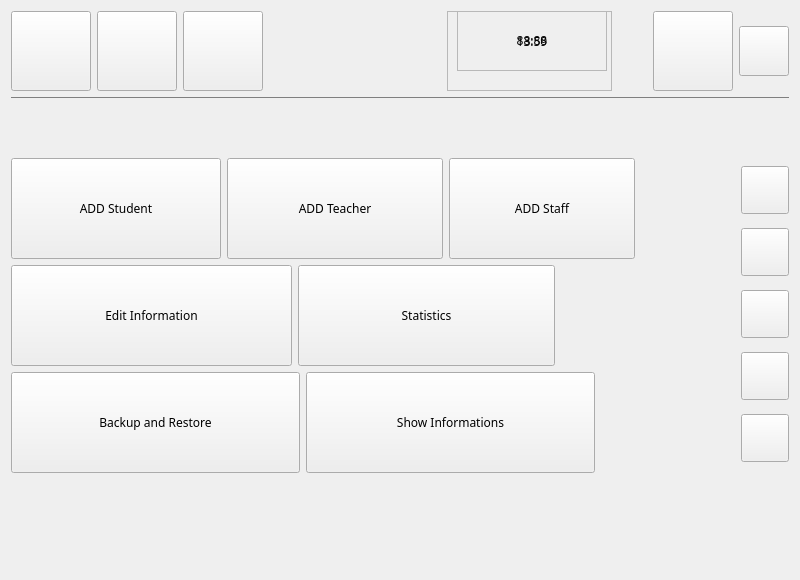
<?xml version="1.0" encoding="UTF-8"?>
<ui version="4.0">
 <class>MainWindow</class>
 <widget class="QMainWindow" name="MainWindow">
  <property name="enabled">
   <bool>true</bool>
  </property>
  <property name="geometry">
   <rect>
    <x>0</x>
    <y>0</y>
    <width>800</width>
    <height>580</height>
   </rect>
  </property>
  <property name="minimumSize">
   <size>
    <width>800</width>
    <height>580</height>
   </size>
  </property>
  <property name="maximumSize">
   <size>
    <width>800</width>
    <height>580</height>
   </size>
  </property>
  <property name="windowTitle">
   <string>$harCat</string>
  </property>
  <property name="windowIcon">
   <iconset>
    <normaloff>:/images/Flat Black Icons/Black/022-black-evil-cat.png</normaloff>:/images/Flat Black Icons/Black/022-black-evil-cat.png</iconset>
  </property>
  <property name="styleSheet">
   <string notr="true"/>
  </property>
  <property name="iconSize">
   <size>
    <width>48</width>
    <height>48</height>
   </size>
  </property>
  <widget class="QWidget" name="centralWidget">
   <layout class="QVBoxLayout" name="verticalLayout_4">
    <item>
     <layout class="QHBoxLayout" name="horizontalLayout">
      <item>
       <widget class="QPushButton" name="pushButton_setting">
        <property name="minimumSize">
         <size>
          <width>80</width>
          <height>80</height>
         </size>
        </property>
        <property name="toolTip">
         <string>Settings</string>
        </property>
        <property name="styleSheet">
         <string notr="true"/>
        </property>
        <property name="text">
         <string/>
        </property>
        <property name="icon">
         <iconset>
          <normaloff>:/images/Flat Black Icons/Light Gray/042-settings-2.png</normaloff>:/images/Flat Black Icons/Light Gray/042-settings-2.png</iconset>
        </property>
        <property name="iconSize">
         <size>
          <width>64</width>
          <height>64</height>
         </size>
        </property>
       </widget>
      </item>
      <item>
       <widget class="QPushButton" name="pushButton_help">
        <property name="minimumSize">
         <size>
          <width>80</width>
          <height>80</height>
         </size>
        </property>
        <property name="toolTip">
         <string>Help</string>
        </property>
        <property name="styleSheet">
         <string notr="true"/>
        </property>
        <property name="text">
         <string/>
        </property>
        <property name="icon">
         <iconset>
          <normaloff>:/images/Flat Black Icons/Light Gray/041-questions-circular-button.png</normaloff>:/images/Flat Black Icons/Light Gray/041-questions-circular-button.png</iconset>
        </property>
        <property name="iconSize">
         <size>
          <width>60</width>
          <height>60</height>
         </size>
        </property>
       </widget>
      </item>
      <item>
       <widget class="QPushButton" name="pushButton_aboutUS">
        <property name="minimumSize">
         <size>
          <width>80</width>
          <height>80</height>
         </size>
        </property>
        <property name="toolTip">
         <string>About Us</string>
        </property>
        <property name="styleSheet">
         <string notr="true"/>
        </property>
        <property name="text">
         <string/>
        </property>
        <property name="icon">
         <iconset>
          <normaloff>:/images/Flat Black Icons/Light Gray/038-tools-and-utensils.png</normaloff>:/images/Flat Black Icons/Light Gray/038-tools-and-utensils.png</iconset>
        </property>
        <property name="iconSize">
         <size>
          <width>60</width>
          <height>60</height>
         </size>
        </property>
       </widget>
      </item>
      <item>
       <spacer name="horizontalSpacer">
        <property name="orientation">
         <enum>Qt::Horizontal</enum>
        </property>
        <property name="sizeType">
         <enum>QSizePolicy::Expanding</enum>
        </property>
        <property name="sizeHint" stdset="0">
         <size>
          <width>40</width>
          <height>20</height>
         </size>
        </property>
       </spacer>
      </item>
      <item>
       <widget class="QFrame" name="frame_Clock">
        <property name="minimumSize">
         <size>
          <width>165</width>
          <height>80</height>
         </size>
        </property>
        <property name="maximumSize">
         <size>
          <width>160</width>
          <height>80</height>
         </size>
        </property>
        <property name="frameShape">
         <enum>QFrame::StyledPanel</enum>
        </property>
        <property name="frameShadow">
         <enum>QFrame::Raised</enum>
        </property>
        <widget class="QLabel" name="label_under_Clock">
         <property name="geometry">
          <rect>
           <x>10</x>
           <y>0</y>
           <width>150</width>
           <height>60</height>
          </rect>
         </property>
         <property name="sizePolicy">
          <sizepolicy hsizetype="Fixed" vsizetype="Fixed">
           <horstretch>0</horstretch>
           <verstretch>0</verstretch>
          </sizepolicy>
         </property>
         <property name="minimumSize">
          <size>
           <width>150</width>
           <height>60</height>
          </size>
         </property>
         <property name="maximumSize">
          <size>
           <width>150</width>
           <height>60</height>
          </size>
         </property>
         <property name="font">
          <font>
           <family>Digital-7 Mono</family>
          </font>
         </property>
         <property name="styleSheet">
          <string notr="true"/>
         </property>
         <property name="frameShape">
          <enum>QFrame::NoFrame</enum>
         </property>
         <property name="text">
          <string>&lt;html&gt;&lt;head/&gt;&lt;body&gt;&lt;p&gt;88:88&lt;/p&gt;&lt;/body&gt;&lt;/html&gt;</string>
         </property>
         <property name="alignment">
          <set>Qt::AlignCenter</set>
         </property>
        </widget>
        <widget class="QLabel" name="label_Clock">
         <property name="geometry">
          <rect>
           <x>10</x>
           <y>0</y>
           <width>150</width>
           <height>60</height>
          </rect>
         </property>
         <property name="sizePolicy">
          <sizepolicy hsizetype="Fixed" vsizetype="Fixed">
           <horstretch>0</horstretch>
           <verstretch>0</verstretch>
          </sizepolicy>
         </property>
         <property name="minimumSize">
          <size>
           <width>150</width>
           <height>60</height>
          </size>
         </property>
         <property name="maximumSize">
          <size>
           <width>150</width>
           <height>60</height>
          </size>
         </property>
         <property name="font">
          <font>
           <family>Digital-7 Mono</family>
          </font>
         </property>
         <property name="styleSheet">
          <string notr="true"/>
         </property>
         <property name="frameShape">
          <enum>QFrame::StyledPanel</enum>
         </property>
         <property name="frameShadow">
          <enum>QFrame::Sunken</enum>
         </property>
         <property name="midLineWidth">
          <number>7</number>
         </property>
         <property name="text">
          <string>13:59</string>
         </property>
         <property name="alignment">
          <set>Qt::AlignCenter</set>
         </property>
        </widget>
        <widget class="QLabel" name="label_Date">
         <property name="geometry">
          <rect>
           <x>20</x>
           <y>60</y>
           <width>135</width>
           <height>21</height>
          </rect>
         </property>
         <property name="minimumSize">
          <size>
           <width>135</width>
           <height>0</height>
          </size>
         </property>
         <property name="maximumSize">
          <size>
           <width>135</width>
           <height>16777215</height>
          </size>
         </property>
         <property name="styleSheet">
          <string notr="true"/>
         </property>
         <property name="text">
          <string/>
         </property>
         <property name="alignment">
          <set>Qt::AlignCenter</set>
         </property>
        </widget>
       </widget>
      </item>
      <item>
       <spacer name="horizontalSpacer_2">
        <property name="orientation">
         <enum>Qt::Horizontal</enum>
        </property>
        <property name="sizeType">
         <enum>QSizePolicy::Fixed</enum>
        </property>
        <property name="sizeHint" stdset="0">
         <size>
          <width>35</width>
          <height>20</height>
         </size>
        </property>
       </spacer>
      </item>
      <item>
       <widget class="QPushButton" name="pushButton_lock">
        <property name="minimumSize">
         <size>
          <width>80</width>
          <height>80</height>
         </size>
        </property>
        <property name="toolTip">
         <string>Lock $harCat</string>
        </property>
        <property name="styleSheet">
         <string notr="true"/>
        </property>
        <property name="text">
         <string/>
        </property>
        <property name="icon">
         <iconset>
          <normaloff>:/images/Flat Black Icons/Light Gray/037-locked.png</normaloff>:/images/Flat Black Icons/Light Gray/037-locked.png</iconset>
        </property>
        <property name="iconSize">
         <size>
          <width>64</width>
          <height>64</height>
         </size>
        </property>
       </widget>
      </item>
      <item>
       <widget class="QPushButton" name="pushButton_exit">
        <property name="minimumSize">
         <size>
          <width>50</width>
          <height>50</height>
         </size>
        </property>
        <property name="maximumSize">
         <size>
          <width>50</width>
          <height>50</height>
         </size>
        </property>
        <property name="toolTip">
         <string>&lt;style&gt;

p
{
font-size:15pt; 
font-style:italic;
color:rgb(200,5,3);
border-radius:5px;
background-color:rgb(25, 25, 25);
border-width :1px;
border-style:solid;
border-color:rgb(235, 235, 235);
font-size : 18;
}

&lt;/style&gt;

&lt;p&gt; Close &lt;/&gt;</string>
        </property>
        <property name="styleSheet">
         <string notr="true"/>
        </property>
        <property name="text">
         <string/>
        </property>
       </widget>
      </item>
     </layout>
    </item>
    <item>
     <widget class="QLabel" name="label">
      <property name="styleSheet">
       <string notr="true">border-top:1px solid rgb(127, 127, 127);</string>
      </property>
      <property name="text">
       <string/>
      </property>
     </widget>
    </item>
    <item>
     <spacer name="verticalSpacer">
      <property name="orientation">
       <enum>Qt::Vertical</enum>
      </property>
      <property name="sizeType">
       <enum>QSizePolicy::Minimum</enum>
      </property>
      <property name="sizeHint" stdset="0">
       <size>
        <width>20</width>
        <height>40</height>
       </size>
      </property>
     </spacer>
    </item>
    <item>
     <layout class="QHBoxLayout" name="horizontalLayout_8">
      <item>
       <layout class="QVBoxLayout" name="verticalLayout_3">
        <item>
         <layout class="QHBoxLayout" name="horizontalLayout_5">
          <item>
           <widget class="QPushButton" name="pushButton_AddStudent">
            <property name="minimumSize">
             <size>
              <width>210</width>
              <height>101</height>
             </size>
            </property>
            <property name="font">
             <font>
              <family>AgencyFB</family>
             </font>
            </property>
            <property name="toolTip">
             <string>&lt;html&gt;&lt;head/&gt;&lt;body&gt;&lt;p&gt;Add Student&lt;/p&gt;&lt;p&gt;&lt;span style=&quot; font-family:'Helvetica CE 35 Thin'; font-size:14px;&quot;&gt;Add a New Student to &lt;br/&gt;Database&lt;/span&gt;&lt;/p&gt;&lt;/body&gt;&lt;/html&gt;</string>
            </property>
            <property name="styleSheet">
             <string notr="true"/>
            </property>
            <property name="text">
             <string>ADD Student</string>
            </property>
            <property name="icon">
             <iconset>
              <normaloff>:/images/Flat Black Icons/Light Gray/033-student.png</normaloff>:/images/Flat Black Icons/Light Gray/033-student.png</iconset>
            </property>
            <property name="iconSize">
             <size>
              <width>64</width>
              <height>64</height>
             </size>
            </property>
           </widget>
          </item>
          <item>
           <widget class="QPushButton" name="pushButton_AddTeacher">
            <property name="minimumSize">
             <size>
              <width>216</width>
              <height>101</height>
             </size>
            </property>
            <property name="font">
             <font>
              <family>AgencyFB</family>
             </font>
            </property>
            <property name="toolTip">
             <string>&lt;html&gt;&lt;head/&gt;&lt;body&gt;&lt;p&gt;Add Teacher&lt;/p&gt;&lt;p&gt;&lt;span style=&quot; font-family:'Helvetica CE 35 Thin'; font-size:14px;&quot;&gt;Add a New Teacher To&lt;br&gt; Database&lt;/span&gt;&lt;/p&gt;&lt;/body&gt;&lt;/html&gt;</string>
            </property>
            <property name="styleSheet">
             <string notr="true"/>
            </property>
            <property name="text">
             <string>ADD Teacher</string>
            </property>
            <property name="icon">
             <iconset>
              <normaloff>:/images/Flat Black Icons/Light Gray/031-professor.png</normaloff>:/images/Flat Black Icons/Light Gray/031-professor.png</iconset>
            </property>
            <property name="iconSize">
             <size>
              <width>64</width>
              <height>64</height>
             </size>
            </property>
           </widget>
          </item>
          <item>
           <widget class="QPushButton" name="pushButton_AddStaff">
            <property name="minimumSize">
             <size>
              <width>186</width>
              <height>101</height>
             </size>
            </property>
            <property name="font">
             <font>
              <family>AgencyFB</family>
             </font>
            </property>
            <property name="toolTip">
             <string>&lt;html&gt;&lt;head/&gt;&lt;body&gt;&lt;p&gt;Add Staff&lt;/p&gt;&lt;p&gt;&lt;span style=&quot; font-family:'Helvetica CE 35 Thin'; font-size:14px;&quot;&gt;Add a New Staff to&lt;br&gt;Database&lt;/span&gt;&lt;/p&gt;&lt;/body&gt;&lt;/html&gt;</string>
            </property>
            <property name="styleSheet">
             <string notr="true"/>
            </property>
            <property name="text">
             <string>ADD Staff</string>
            </property>
            <property name="icon">
             <iconset>
              <normaloff>:/images/Flat Black Icons/Light Gray/029-hotel-staff.png</normaloff>:/images/Flat Black Icons/Light Gray/029-hotel-staff.png</iconset>
            </property>
            <property name="iconSize">
             <size>
              <width>64</width>
              <height>64</height>
             </size>
            </property>
           </widget>
          </item>
         </layout>
        </item>
        <item>
         <layout class="QHBoxLayout" name="horizontalLayout_6">
          <item>
           <widget class="QPushButton" name="pushButton_EditInfo">
            <property name="minimumSize">
             <size>
              <width>281</width>
              <height>101</height>
             </size>
            </property>
            <property name="font">
             <font>
              <family>AgencyFB</family>
             </font>
            </property>
            <property name="toolTip">
             <string>&lt;html&gt;&lt;head/&gt;&lt;body&gt;&lt;p&gt;Edit Information&lt;/p&gt;&lt;p&gt;&lt;span style=&quot; font-family:'Helvetica CE 35 Thin'; font-size:14px;&quot;&gt;Edit Informations Inside the Database.&lt;br/&gt;You Can Edit : 
&lt;ul style=&quot;margin-top: 0px; margin-bottom: 0px; margin-left: 0px; margin-right: 0px; -qt-list-indent: 1;&quot;&gt;
&lt;li&gt;Students&lt;/li&gt;
&lt;li&gt;Teachers&lt;/li&gt;
&lt;li&gt;Staffs&lt;/li&gt;
&lt;/ul&gt;&lt;br&gt;Informations.&lt;/span&gt;
</string>
            </property>
            <property name="styleSheet">
             <string notr="true"/>
            </property>
            <property name="text">
             <string>Edit Information</string>
            </property>
            <property name="icon">
             <iconset>
              <normaloff>:/images/Flat Black Icons/Light Gray/028-pen.png</normaloff>:/images/Flat Black Icons/Light Gray/028-pen.png</iconset>
            </property>
            <property name="iconSize">
             <size>
              <width>64</width>
              <height>64</height>
             </size>
            </property>
           </widget>
          </item>
          <item>
           <widget class="QPushButton" name="pushButton_Stastics">
            <property name="minimumSize">
             <size>
              <width>211</width>
              <height>101</height>
             </size>
            </property>
            <property name="font">
             <font>
              <family>AgencyFB</family>
             </font>
            </property>
            <property name="toolTip">
             <string>&lt;html&gt;&lt;head/&gt;&lt;body&gt;&lt;p&gt;Stastics&lt;/p&gt;&lt;p&gt;&lt;span style=&quot; font-family:'Helvetica CE 35 Thin'; font-size:14px;&quot;&gt;Show Statistics With Drawing Charts&lt;/span&gt;&lt;/p&gt;&lt;/body&gt;&lt;/html&gt;</string>
            </property>
            <property name="styleSheet">
             <string notr="true"/>
            </property>
            <property name="text">
             <string>Statistics</string>
            </property>
            <property name="icon">
             <iconset>
              <normaloff>:/images/Flat Black Icons/Light Gray/023-presentation.png</normaloff>:/images/Flat Black Icons/Light Gray/023-presentation.png</iconset>
            </property>
            <property name="iconSize">
             <size>
              <width>64</width>
              <height>64</height>
             </size>
            </property>
           </widget>
          </item>
          <item>
           <spacer name="horizontalSpacer_5">
            <property name="orientation">
             <enum>Qt::Horizontal</enum>
            </property>
            <property name="sizeType">
             <enum>QSizePolicy::Fixed</enum>
            </property>
            <property name="sizeHint" stdset="0">
             <size>
              <width>80</width>
              <height>20</height>
             </size>
            </property>
           </spacer>
          </item>
         </layout>
        </item>
        <item>
         <layout class="QHBoxLayout" name="horizontalLayout_7">
          <item>
           <widget class="QPushButton" name="pushButton_BackUp_Restore">
            <property name="minimumSize">
             <size>
              <width>151</width>
              <height>101</height>
             </size>
            </property>
            <property name="font">
             <font>
              <family>AgencyFB</family>
             </font>
            </property>
            <property name="toolTip">
             <string>&lt;html&gt;&lt;head/&gt;&lt;body&gt;&lt;p&gt;Backup Data&lt;/p&gt;&lt;p&gt;&lt;span style=&quot; font-family:'Helvetica CE 35 Thin'; font-size:14px;&quot;&gt;Back Up Data and Restore Them&lt;/span&gt;&lt;/p&gt;&lt;/body&gt;&lt;/html&gt;</string>
            </property>
            <property name="styleSheet">
             <string notr="true"/>
            </property>
            <property name="text">
             <string>Backup and Restore</string>
            </property>
            <property name="icon">
             <iconset>
              <normaloff>:/images/Flat Black Icons/Light Gray/database.png</normaloff>:/images/Flat Black Icons/Light Gray/database.png</iconset>
            </property>
            <property name="iconSize">
             <size>
              <width>64</width>
              <height>64</height>
             </size>
            </property>
           </widget>
          </item>
          <item>
           <widget class="QPushButton" name="pushButton_ShowInfo">
            <property name="minimumSize">
             <size>
              <width>271</width>
              <height>101</height>
             </size>
            </property>
            <property name="font">
             <font>
              <family>AgencyFB</family>
             </font>
            </property>
            <property name="toolTip">
             <string>&lt;html&gt;&lt;head/&gt;&lt;body&gt;&lt;p&gt;View Informations&lt;/p&gt;&lt;p&gt;&lt;span style=&quot; font-family:'Helvetica CE 35 Thin'; font-size:14px;&quot;&gt;View All The &lt;br&gt;Saved Iformation &lt;br&gt;Inside The Database&lt;/span&gt;&lt;/p&gt;&lt;/body&gt;&lt;/html&gt;</string>
            </property>
            <property name="styleSheet">
             <string notr="true"/>
            </property>
            <property name="text">
             <string>Show Informations</string>
            </property>
            <property name="icon">
             <iconset>
              <normaloff>:/images/Flat Black Icons/Light Gray/026-eye.png</normaloff>:/images/Flat Black Icons/Light Gray/026-eye.png</iconset>
            </property>
            <property name="iconSize">
             <size>
              <width>64</width>
              <height>64</height>
             </size>
            </property>
           </widget>
          </item>
          <item>
           <spacer name="horizontalSpacer_6">
            <property name="orientation">
             <enum>Qt::Horizontal</enum>
            </property>
            <property name="sizeType">
             <enum>QSizePolicy::Fixed</enum>
            </property>
            <property name="sizeHint" stdset="0">
             <size>
              <width>40</width>
              <height>20</height>
             </size>
            </property>
           </spacer>
          </item>
         </layout>
        </item>
       </layout>
      </item>
      <item>
       <spacer name="horizontalSpacer_7">
        <property name="orientation">
         <enum>Qt::Horizontal</enum>
        </property>
        <property name="sizeHint" stdset="0">
         <size>
          <width>40</width>
          <height>20</height>
         </size>
        </property>
       </spacer>
      </item>
      <item>
       <layout class="QVBoxLayout" name="verticalLayout_2">
        <item>
         <widget class="QPushButton" name="pushButton_Instagram">
          <property name="sizePolicy">
           <sizepolicy hsizetype="Fixed" vsizetype="Fixed">
            <horstretch>0</horstretch>
            <verstretch>0</verstretch>
           </sizepolicy>
          </property>
          <property name="minimumSize">
           <size>
            <width>48</width>
            <height>48</height>
           </size>
          </property>
          <property name="maximumSize">
           <size>
            <width>48</width>
            <height>48</height>
           </size>
          </property>
          <property name="toolTip">
           <string>Instagram</string>
          </property>
          <property name="styleSheet">
           <string notr="true"/>
          </property>
          <property name="text">
           <string/>
          </property>
         </widget>
        </item>
        <item>
         <widget class="QPushButton" name="pushButton_Telegarm">
          <property name="sizePolicy">
           <sizepolicy hsizetype="Fixed" vsizetype="Fixed">
            <horstretch>0</horstretch>
            <verstretch>0</verstretch>
           </sizepolicy>
          </property>
          <property name="minimumSize">
           <size>
            <width>48</width>
            <height>48</height>
           </size>
          </property>
          <property name="maximumSize">
           <size>
            <width>48</width>
            <height>48</height>
           </size>
          </property>
          <property name="toolTip">
           <string>Telegram</string>
          </property>
          <property name="styleSheet">
           <string notr="true"/>
          </property>
          <property name="text">
           <string/>
          </property>
         </widget>
        </item>
        <item>
         <widget class="QPushButton" name="pushButton_Facebook">
          <property name="sizePolicy">
           <sizepolicy hsizetype="Fixed" vsizetype="Fixed">
            <horstretch>0</horstretch>
            <verstretch>0</verstretch>
           </sizepolicy>
          </property>
          <property name="minimumSize">
           <size>
            <width>48</width>
            <height>48</height>
           </size>
          </property>
          <property name="maximumSize">
           <size>
            <width>48</width>
            <height>48</height>
           </size>
          </property>
          <property name="toolTip">
           <string>Facebook</string>
          </property>
          <property name="styleSheet">
           <string notr="true"/>
          </property>
          <property name="text">
           <string/>
          </property>
         </widget>
        </item>
        <item>
         <widget class="QPushButton" name="pushButton_Youtube">
          <property name="sizePolicy">
           <sizepolicy hsizetype="Fixed" vsizetype="Fixed">
            <horstretch>0</horstretch>
            <verstretch>0</verstretch>
           </sizepolicy>
          </property>
          <property name="minimumSize">
           <size>
            <width>48</width>
            <height>48</height>
           </size>
          </property>
          <property name="maximumSize">
           <size>
            <width>48</width>
            <height>48</height>
           </size>
          </property>
          <property name="toolTip">
           <string>YouTube</string>
          </property>
          <property name="styleSheet">
           <string notr="true"/>
          </property>
          <property name="text">
           <string/>
          </property>
         </widget>
        </item>
        <item>
         <widget class="QPushButton" name="pushButton_Twitter">
          <property name="sizePolicy">
           <sizepolicy hsizetype="Fixed" vsizetype="Fixed">
            <horstretch>0</horstretch>
            <verstretch>0</verstretch>
           </sizepolicy>
          </property>
          <property name="minimumSize">
           <size>
            <width>48</width>
            <height>48</height>
           </size>
          </property>
          <property name="maximumSize">
           <size>
            <width>48</width>
            <height>48</height>
           </size>
          </property>
          <property name="toolTip">
           <string>Twitter</string>
          </property>
          <property name="styleSheet">
           <string notr="true"/>
          </property>
          <property name="text">
           <string/>
          </property>
         </widget>
        </item>
       </layout>
      </item>
     </layout>
    </item>
    <item>
     <spacer name="verticalSpacer_2">
      <property name="orientation">
       <enum>Qt::Vertical</enum>
      </property>
      <property name="sizeType">
       <enum>QSizePolicy::Expanding</enum>
      </property>
      <property name="sizeHint" stdset="0">
       <size>
        <width>20</width>
        <height>60</height>
       </size>
      </property>
     </spacer>
    </item>
   </layout>
   <zorder></zorder>
   <zorder>verticalSpacer</zorder>
   <zorder>verticalSpacer_2</zorder>
   <zorder>label</zorder>
  </widget>
  <widget class="QMenuBar" name="menuBar">
   <property name="geometry">
    <rect>
     <x>0</x>
     <y>0</y>
     <width>800</width>
     <height>21</height>
    </rect>
   </property>
  </widget>
 </widget>
 <layoutdefault spacing="6" margin="11"/>
 <resources/>
 <connections/>
</ui>
